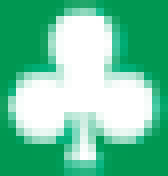
#> input picture images/base_img/Clubs.png, 21 x 22 px, given in place of 0_PP_shot_full_9d4h.png, which was not available (shown 8 times larger); the run also reads 2 pictures not shown here
$ python card_recog.py
#> lines starting #> are read from the running program, lines starting #| are printed output that depends on the picture; pictures that were not available may be replaced by others from this repository, and a replacement may not be noted
import cv2
import numpy as np

suits = ["Spades.png", "Hearts.png", "Diamonds.png", "Clubs.png"]
card_numbers = ["A.png", "2.png", "3.png", "4.png", "5.png", "6.png",\
		"7.png", "8.png", "9.png", "10.png", "J.png", "Q.png", "K.png"]

def t_matching(t_list,threshold):
#> called with threshold = 0.9
	img_rgb = cv2.imread('images/0_PP_shot_full_9d4h.png')
#> img_rgb is the input picture: shape (22, 21, 3); mean B, G, R 158.3, 197.4, 106.4
	img_gray = cv2.cvtColor(img_rgb, cv2.COLOR_BGR2GRAY)
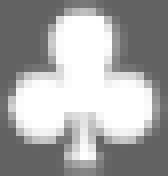
#> img_gray: shape (22, 21) (shown 8 times larger); min 98, max 255, mean 165.8

	result = []

	for t_file in t_list:
		template = cv2.imread('images/base_img/' + t_file,0)
		w, h = template.shape[::-1]
#> w = 18; h = 20

		res = cv2.matchTemplate(img_gray,template,cv2.TM_CCOEFF_NORMED)
#> res = [[0.517, 0.578, 0.617, 0.629], [0.579, 0.667, 0.717, 0.715], [0.622, 0.729, 0.788, 0.775]]
		loc = np.where( res >= threshold) #0.9 for numbers, 0.97 for suits
#> loc = (empty array, empty array)

		match_list = list(zip(*loc[::-1]))
#> match_list = []

		# Only execute the rest of the loop if there is a match
		if len(match_list) == 0:
			continue

		# Now to filter the duplicate matches that are a few pixels apart.
		new_match_list = []

		for sloc in match_list:
			repeat = False

			if not new_match_list:
				new_match_list.append(sloc)

			for sloc2 in new_match_list:
				if abs(sloc2[0] - sloc[0])/sloc[0] < 0.01:
					repeat = True

			if not repeat:
				new_match_list.append(sloc)

		#print("length of new match list", len(new_match_list))


		print("{} card(s) matched: {}".format(len(new_match_list),t_file[:-4]))

		min_val, max_val, min_loc, max_loc = cv2.minMaxLoc(res)

		#for pt in zip(*loc[::-1]):
		for pt in new_match_list:
		    cv2.rectangle(img_rgb, pt, (pt[0] + w, pt[1] + h), (0,255,255), 2)
		    print("position using pt is: {} and value is {},\
match percentage is {}".format(pt, t_file[:-4], max_val))
		    result.append((pt,t_file[:-4]))

		print("{}\n".format(cv2.minMaxLoc(res)))
#> pass 2 of the loop in t_matching, `for t_file in t_list:`:
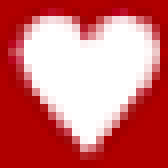
#> input picture images/base_img/Hearts.png, 21 x 21 px (shown 8 times larger)
#> in t_matching, `template = cv2.imread('images/base_img/' + t_file,0)`:
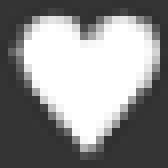
#> template: shape (21, 21) (shown 8 times larger); min 47, max 255, mean 140
#> res = [0.415, 0.481]
#> pass 2 of the loop in t_matching, `for t_file in t_list:`:

	print("and the final list is {}".format(result))
	return result

	cv2.imshow('Detected',img_rgb)
	cv2.waitKey(0)

print("Running suit match")
suit_result = t_matching(suits, 0.9)
print("Running value match")
#> (the run stopped early here; a loop or call above may not have finished)
